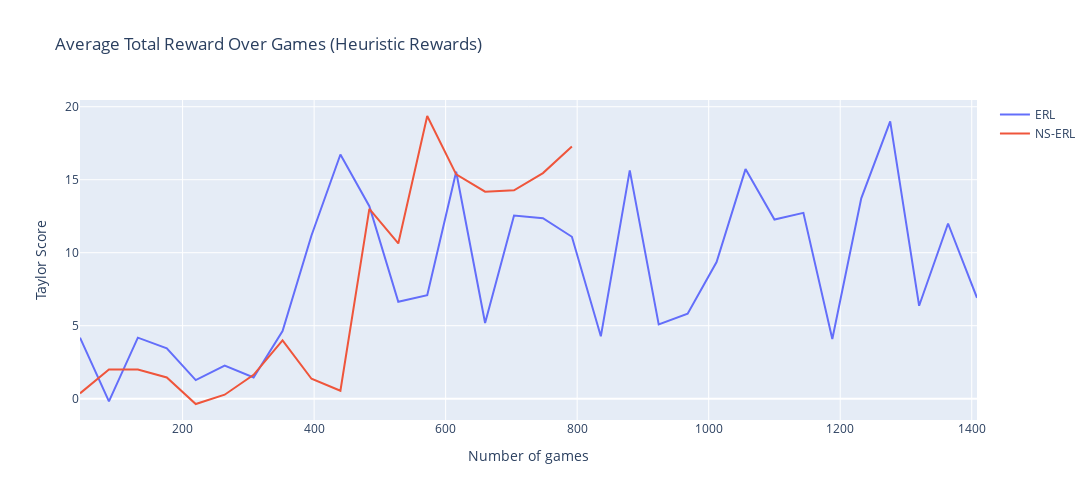

Notebook code for this chart:
### Markdown cell above
## Reward system: Heuristic

### Code cell
x = noNS_heuristic['games'].tolist()
y_noher = noNS_heuristic['taylor_scores'].tolist()
y_her = NS_heuristic['taylor_scores'].tolist()

fig = go.Figure(data=[
    go.Line(name='ERL', x=x, y = y_noher, mode='lines'),
    go.Line(name='NS-ERL', x=x, y = y_her, mode='lines')
])
fig.update_layout(
    title='Average Total Reward Over Games (Heuristic Rewards)',
    xaxis_title='Number of games',
    yaxis_title='Taylor Score',
    width = 1200, 
    height = 500
)
fig.show()
fig.write_image("results/Total Reward Over Games Heuristic Reward.png")

### Figure 1 — Plotly figure (JSON) as saved in the notebook; plotly's stock layout.template omitted (floating-point values rounded to 4 significant figures)
{"data": [{"mode": "lines", "name": "ERL", "type": "scatter", "x": ["44.000", 88, 132, 176, 220, 264, 308, 352, 396, 440, 484, 528, 572, 616, 660, 704, 748, 792, 836, 880, 924, 968, 1012, 1056, 1100, 1144, 1188, 1232, 1276, 1320, 1364, 1408], "y": ["4.182", -0.182, 4.182, 3.455, 1.273, 2.273, 1.455, 4.636, 11.18, 16.73, 13.18, 6.636, 7.091, 15.54, 5.182, 12.54, 12.36, 11.09, 4.273, 15.64, 5.091, 5.818, 9.364, 15.73, 12.27, 12.73, 4.091, 13.73, 19, 6.364, 12, 6.909]}, {"mode": "lines", "name": "NS-ERL", "type": "scatter", "x": ["44.000", 88, 132, 176, 220, 264, 308, 352, 396, 440, 484, 528, 572, 616, 660, 704, 748, 792, 836, 880, 924, 968, 1012, 1056, 1100, 1144, 1188, 1232, 1276, 1320, 1364, 1408], "y": ["0.364", 2, 2, 1.455, -0.364, 0.273, 1.636, 4, 1.364, 0.545, 13, 10.64, 19.36, 15.36, 14.18, 14.27, 15.46, 17.27]}], "layout": {"height": 500, "title": {"text": "Average Total Reward Over Games (Heuristic Rewards)"}, "width": 1200, "xaxis": {"title": {"text": "Number of games"}}, "yaxis": {"title": {"text": "Taylor Score"}}}}
